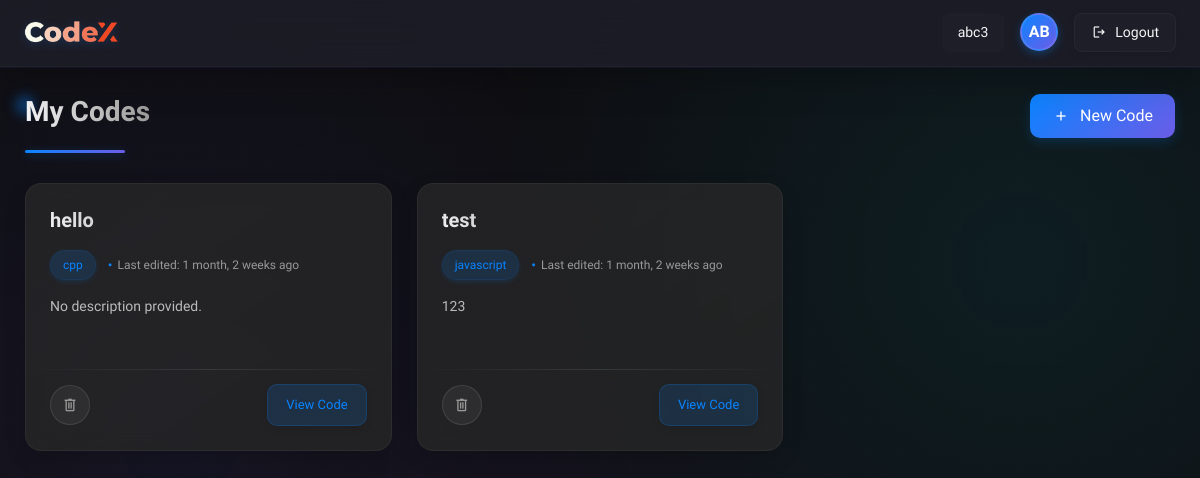
The page /core/dashboard/ (signed in) on the database its author committed.
### core/models.py (models this page shows, shortened)
class CodeSnippet(models.Model):
    title = models.CharField(max_length=100)
    description = models.TextField(blank=True, null=True)
    language = models.CharField(max_length=20, choices=LANGUAGE_CHOICES)
    owner = models.ForeignKey(User, on_delete=models.CASCADE, related_name='snippets')
    code_content = models.TextField()
    user_input = models.TextField(
        blank=True,
        null=True,
        help_text="Input provided by the user for code execution"
    )
    requirements = models.TextField(
        blank=True,
        null=True,
        help_text="Additional requirements or specifications for the code"
    )
    created_at = models.DateTimeField(auto_now_add=True)
    updated_at = models.DateTimeField(auto_now=True)

### core/views.py (the view)
# urls.py: path('dashboard/', views.dashboard, name='dashboard'),
@login_required
def dashboard(request):
    user_snippets = CodeSnippet.objects.filter(owner=request.user).order_by('-created_at')
    context = {
        'snippets': user_snippets,
        'user': request.user
    }
    return render(request, 'deshboard.html', context)

### templates/deshboard.html (shortened to what this page needs)
{% extends 'base.html' %}
{%load static %}
{% block extra_css %}
    <link rel="stylesheet" href="{% static 'css/dashboard.css' %}">
{% endblock %}
{% block header %}
    <header>
        <div class="logo-section">
            <img src="{% static 'codexc.png' %}" alt="CodeX Logo"/>
        </div>
        <div class="nav-elements">
            <div class="username-display">{{ user.username }}</div>
            <div class="user-avatar">
                <span>{{ user.username|slice:":2"|upper }}</span>
            </div>
            <form action="{% url 'logout_view' %}" method="get">
                <button type="submit" class="logout-btn">
                    <span class="material-symbols-outlined">logout</span>
                    <span>Logout</span>
                </button>
            </form>
        </div>
    </header>
{% endblock %}
{% block content %}
    <div id="webcrumbs">
        <main>
            <div class="page-header">
                <h1>My Codes</h1>
                <a href="{% url 'create_code' %}">
                    <button class="new-project-btn">
                        <span class="material-symbols-outlined">add</span> New Code
                    </button>
                </a>
            </div>
            <div class="projects-grid">
                {% if snippets %}
                    {% for snippet in snippets %}
                        {% if "Temporary Execution" not in snippet.title and "AI Chat" not in snippet.title %}
                        <div class="project-card">
                            <div class="card-header">
                                <div>
                                    <h2 class="project-title">{{ snippet.title }}</h2>
                                    <div class="project-meta">
                                        <span class="language-tag">{{ snippet.language }}</span>
                                        <span class="timestamp">Last edited: {{ snippet.updated_at|timesince }} ago</span>
                                    </div>
                                </div>
                            </div>
                            <p class="project-description">
                                {{ snippet.description|default:"No description provided." }}
                            </p>
                            <div class="card-footer">
                                <div class="action-buttons">
                                    <button class="action-btn delete-btn" onclick="confirmDelete({{ snippet.id }})">
                                        <span class="material-symbols-outlined">delete</span>
                                    </button>
                                </div>
                                <a href="{% url 'code_detail' pk=snippet.id %}">
                                    <button class="view-code-btn">View Code</button>
                                </a>
                            </div>
                        </div>
                        {% endif %}
                    {% endfor %}
                {% else %}
                    <div class="no-projects">
                        <p>You don't have any code projects yet. Click on "New Project" to create your first code!</p>
                    </div>
                {% endif %}
            </div>
        </main>
    </div>
{% endblock %}

### rows shown on the page
CodeSnippet: title "hello", language "cpp", updated_at "1 month, 2 weeks", description "No description provided."
CodeSnippet: title "test", language "javascript", updated_at "1 month, 2 weeks", description "123"

### other values the page prints
{{ user.username }} "abc3"
{{ user.username|slice:":2"|upper }} "AB"
